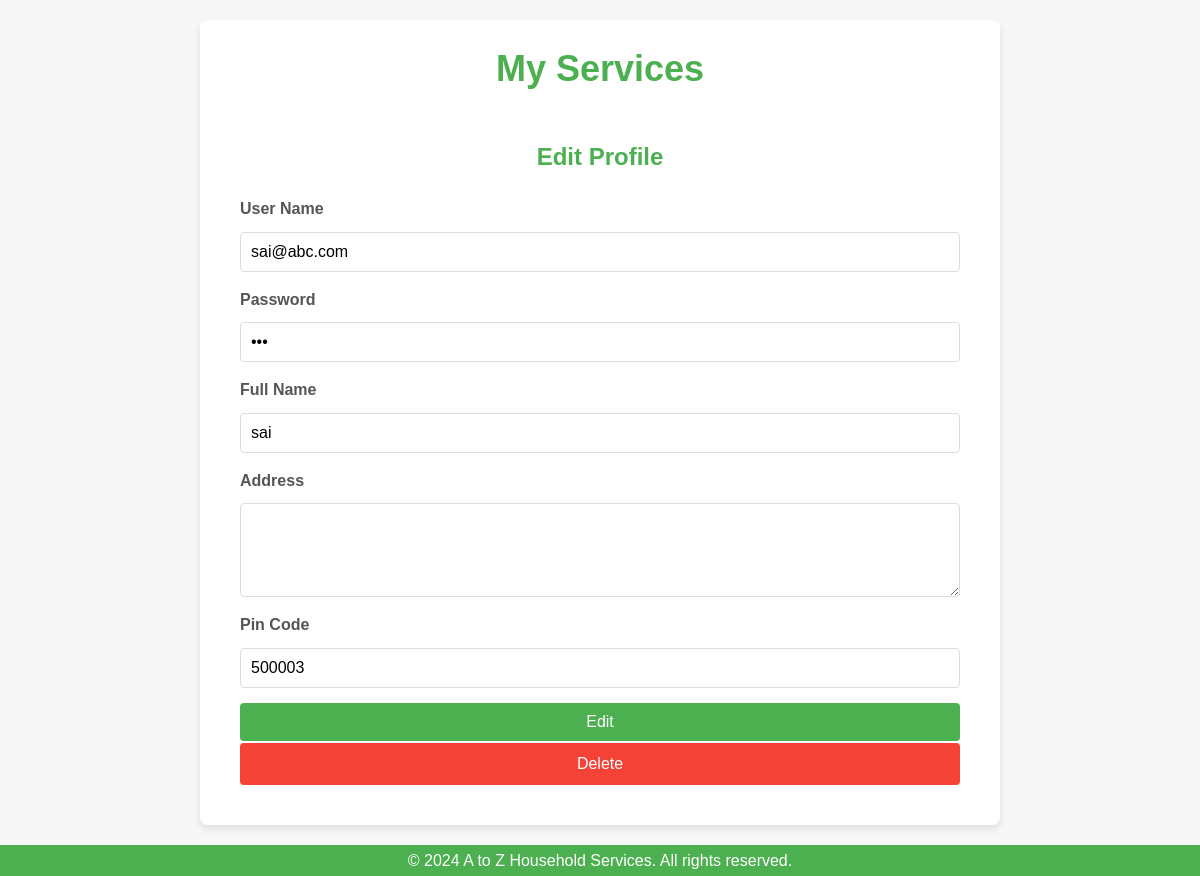
The page /editprofile/1 on the database as committed earlier.
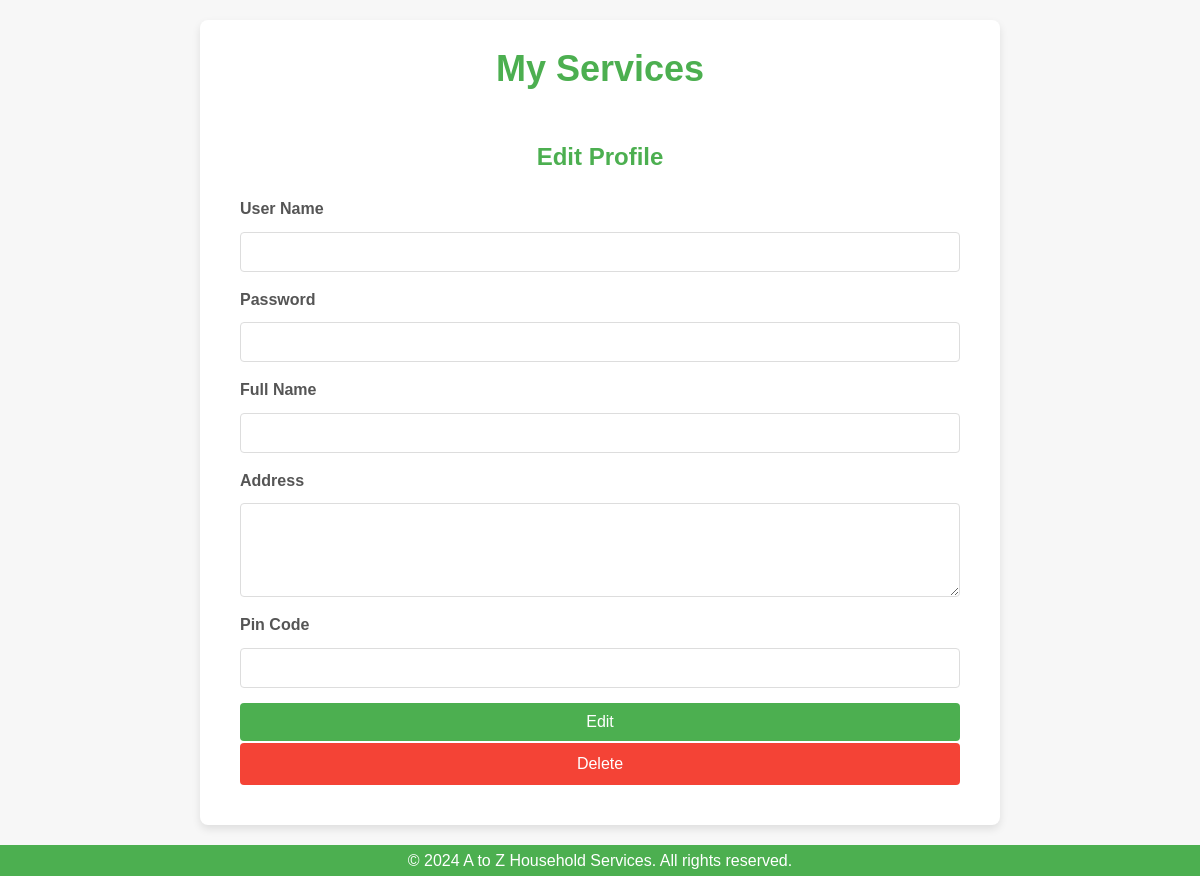
The same page on the database as committed later.
### backend/models.py (models this page shows)
class Customer(db.Model):
    __tablename__ = 'customers'
    id = db.Column(db.Integer, primary_key=True)
    username = db.Column(db.String(80), unique=True, nullable=False)
    password = db.Column(db.String(120), nullable=False)
    role = db.Column(db.String(20), nullable=False)
    name = db.Column(db.String(120), nullable=False)
    address = db.Column(db.String(240), nullable=True)
    pincode = db.Column(db.Integer, nullable=False)

### backend/controllers.py (the view, shortened to what this page needs)
@app.route("/editprofile/<id>", methods=['GET','POST'])
def edit_profile(id):
    customer = get_customer(id)
    return render_template("edit_profile.html",user=customer)

### backend/controllers.py (called while the page is built)
def get_customer(id):
    user = Customer.query.filter_by(id=id).first()
    return user

### templates/edit_profile.html (shortened to what this page needs)
<!DOCTYPE html>
<html lang="en">
<head>
    <link rel="stylesheet" href="/static/forms.css">
</head>
<body>
    <div class="my-container">
        <div class="center">
            <h1>My Services</h1>
        </div>
        <div class="my-panel">
            <div class="center">
                <h3>Edit Profile</h3>
            </div>
            <form action="/editprofile/{{user.id}}" method="POST">
                <div class="input-form">
                    <div class="form-group">
                        <label for="user_name" class="form-label">User Name</label>
                        <input type="email" class="form-control" name="user_name" id="user_name" value="{{user.username}}">
                    </div>
                    <div class="form-group">
                        <label for="password" class="form-label">Password</label>
                        <input type="password" class="form-control" name="password" id="password" value="{{user.password}}">
                    </div>
                    <div class="form-group">
                        <label for="full_name" class="form-label">Full Name</label>
                        <input type="text" class="form-control" name="full_name" id="full_name" value="{{user.name}}">
                    </div>
                    <div class="form-group">
                        <label for="location" class="form-label">Address</label>
                        <textarea class="form-control" rows="4" cols="50" name="location" id="location" value="{{user.address}}"></textarea>
                    </div>
                    <div class="form-group">
                        <label for="pin_code" class="form-label">Pin Code</label>
                        <input type="text" class="form-control" name="pin_code" id="pin_code" value="{{user.pincode}}">
                    </div>
                    <div class="form-group">
                        <button type="submit" class="btn btn-primary">Edit</button>
                        <a class="btn btn-secondary" href="/deleteuser/{{user.id}}">Delete</a>
                    </div>
                </div>
            </form>
        </div>
    </div>
    <footer>
        <p>&copy; 2024 A to Z Household Services. All rights reserved.</p>
    </footer>
</body>
</html>

Rows that differ between the two databases and show on the page:
removed Customer: user_name "sai@abc.com", full_name "sai", pin_code "500003"
